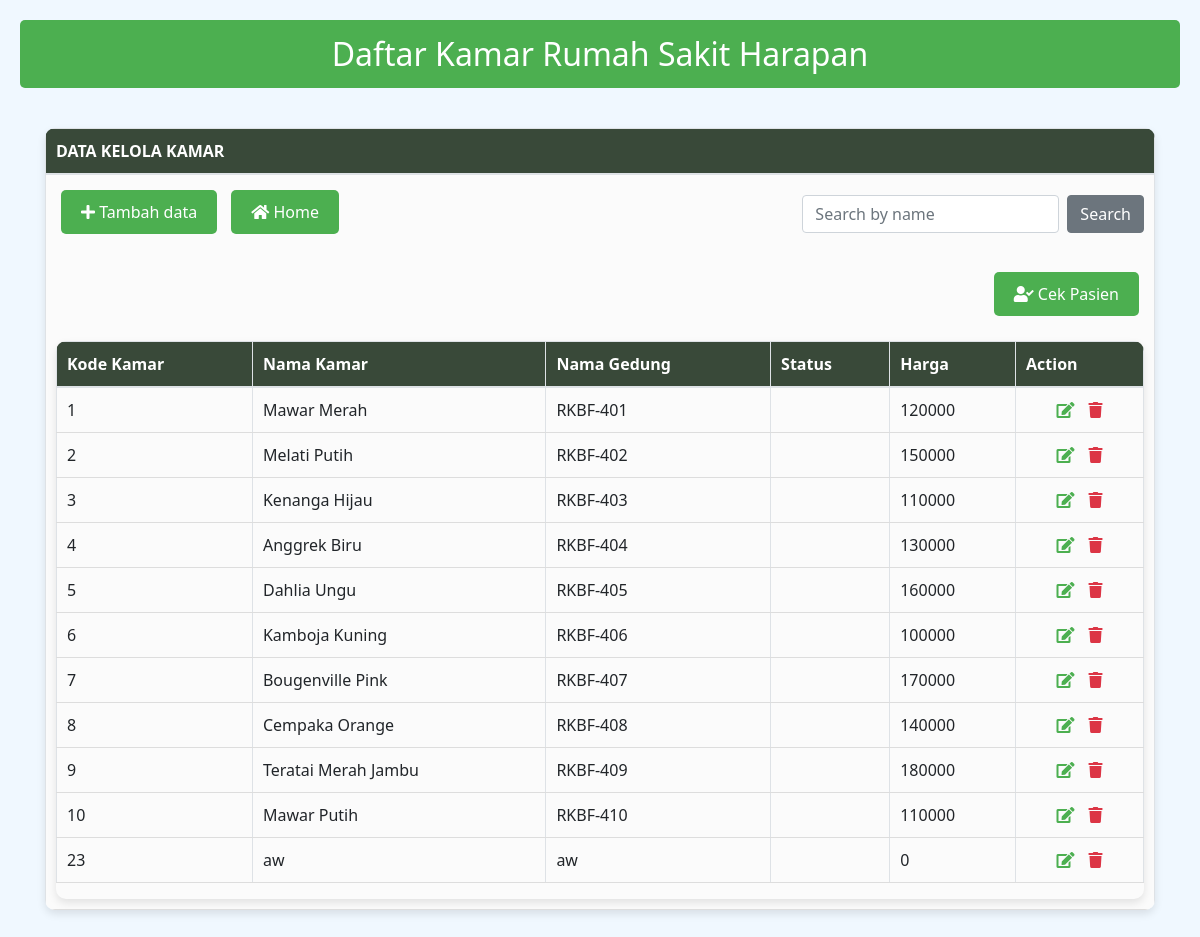
The app's page /Kamar.php with its own data.
### tables this page shows
CREATE TABLE tabel_kamar (
  id_kamar INT(3) NOT NULL AUTO_INCREMENT,
  nama_kamar VARCHAR(50) NOT NULL,
  namagedung VARCHAR(50) NOT NULL,
  STATUS VARCHAR(50) NOT NULL,
  harga INT(50) NOT NULL,
  PRIMARY KEY (id_kamar)
);

### Kamar.php (the view, shortened to what this page needs)
<?php
include_once("koneksi.php");
$result = mysqli_query($mysqli, "SELECT * FROM tabel_kamar ORDER BY id_kamar ASC");
?>
<!DOCTYPE html>
<html>
<head>
    <link rel="stylesheet" href="https://use.fontawesome.com/releases/v5.6.3/css/all.css">
    <link rel="stylesheet" href="https://cdn.jsdelivr.net/npm/bootstrap@4.5.3/dist/css/bootstrap.min.css">
</head>
<body>
    <header>
        Daftar Kamar Rumah Sakit Harapan
    </header>
    <div class="container">
        <div class="row">
            <div class="col-12">
                <table class="table1 table table-bordered">
                    <thead>
                        <tr>
                            <th>DATA KELOLA KAMAR</th>
                        </tr>
                    </thead>
                    <tbody>
                        <tr>
                            <td>
                                <div class="row">
                                    <div class="col-md-6">
                                        <a href="Kamar_Tambah.php" class="btn btn-custom"><i class="fa fa-plus"></i> Tambah data</a>
                                        <a href="Website.php" class="btn btn-custom"><i class="fa fa-home"></i> Home</a>
                                    </div>
                                    <div class="col-md-6 text-right">
                                        <form class="form-inline justify-content-end" action="Kamar.php" method="get">
                                            <input class="form-control mr-2" type="search" placeholder="Search by name" aria-label="Search" name="cari">
                                            <button class="btn btn-secondary" type="submit">Search</button>
                                        </form>
										<br>
                                        <a href="CekPasien.php" class="btn btn-custom"><i class="fa fa-user-check"></i> Cek Pasien</a>
                                    </div>
                                </div>
                                <div class="table-responsive">
                                    <table class="table table-striped">
                                        <thead>
                                            <tr>
                                                <th>Kode Kamar</th>
                                                <th>Nama Kamar</th>
                                                <th>Nama Gedung</th>
                                                <th>Status</th>
                                                <th>Harga</th>
                                                <th>Action</th>
                                            </tr>
                                        </thead>
                                        <tbody>
                                            <?php
                                            while ($res = mysqli_fetch_array($result)) {
                                                echo "<tr>";
                                                echo "<td>" . $res['id_kamar'] . "</td>";
                                                echo "<td>" . $res['nama_kamar'] . "</td>";
                                                echo "<td>" . $res['namagedung'] . "</td>";
                                                echo "<td>" . $res['status'] . "</td>";
                                                echo "<td>" . $res['harga'] . "</td>";
                                                echo "<td class='text-center'>
                                                        <a class='btn-icon' href=\"Kamar_Edit.php?id_kamar=$res[id_kamar]\"><i class='fa fa-edit'></i></a>
                                                        <a class='btn-icon btn-icon-danger' href=\"Kamar_Delete.php?id_kamar=$res[id_kamar]\" onClick=\"return confirm('Are you sure you want to delete?')\"><i class='fa fa-trash'></i></a>
                                                    </td>";
                                                echo "</tr>";
                                            }
                                            ?>
                                        </tbody>
                                    </table>
                                </div>
                            </td>
                        </tr>
                    </tbody>
                </table>
            </div>
        </div>
    </div>
</body>
</html>

### Kamar.php (style rules this page uses)
body { background-color: #f0f8ff; font-family: 'Segoe UI', Tahoma, Geneva, Verdana, sans-serif; padding: 20px; }
header { background-color: #4caf50; color: white; padding: 10px; text-align: center; font-size: 2rem; border-radius: 5px; margin-bottom: 20px; }
.container { margin-bottom: 20px; }
.table1, .table-responsive { border: none; width: 100%; margin-top: 20px; box-shadow: 0 4px 8px rgba(0, 0, 0, 0.1); border-radius: 10px; overflow: hidden; }
.table1 th { background-color: #394939; color: white; padding: 10px; text-align: left; }
.table1 td { background-color: #fbfbfb; padding: 10px; border-bottom: 1px solid #ddd; }
.btn-custom { background-color: #4caf50; color: white; border: none; padding: 10px 20px; margin: 5px; border-radius: 5px; }
.btn-icon { border: none; background: none; cursor: pointer; color: #4caf50; margin: 0 5px; }
.btn-icon-danger { color: #dc3545; }
.form-control { margin: 10px 0; }

### records on screen
tabel_kamar: id_kamar "1", nama_kamar "Mawar Merah", namagedung "RKBF-401", harga "120000"
tabel_kamar: id_kamar "2", nama_kamar "Melati Putih", namagedung "RKBF-402", harga "150000"
tabel_kamar: id_kamar "3", nama_kamar "Kenanga Hijau", namagedung "RKBF-403", harga "110000"
tabel_kamar: id_kamar "4", nama_kamar "Anggrek Biru", namagedung "RKBF-404", harga "130000"
tabel_kamar: id_kamar "5", nama_kamar "Dahlia Ungu", namagedung "RKBF-405", harga "160000"
tabel_kamar: id_kamar "6", nama_kamar "Kamboja Kuning", namagedung "RKBF-406", harga "100000"
tabel_kamar: id_kamar "7", nama_kamar "Bougenville Pink", namagedung "RKBF-407", harga "170000"
tabel_kamar: id_kamar "8", nama_kamar "Cempaka Orange", namagedung "RKBF-408", harga "140000"
tabel_kamar: id_kamar "9", nama_kamar "Teratai Merah Jambu", namagedung "RKBF-409", harga "180000"
tabel_kamar: id_kamar "10", nama_kamar "Mawar Putih", namagedung "RKBF-410", harga "110000"
tabel_kamar: id_kamar "23", nama_kamar "aw", namagedung "aw", harga "0"
